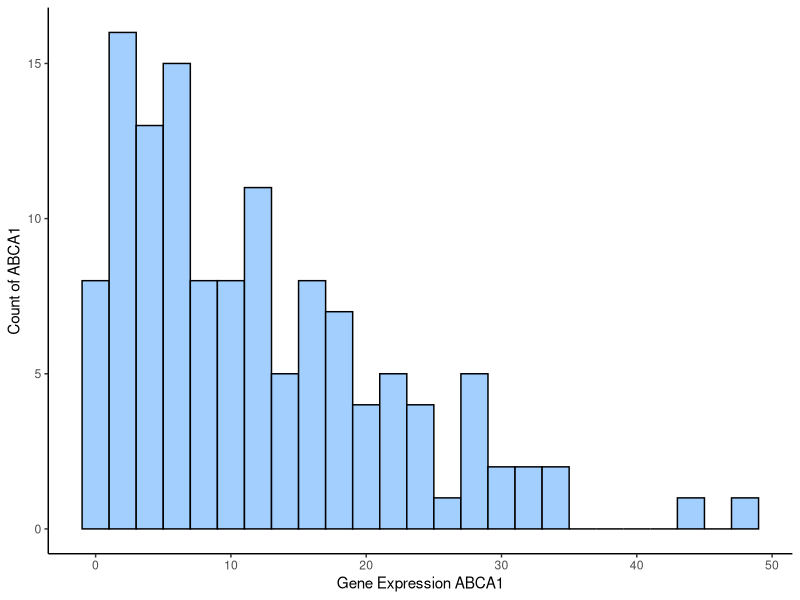
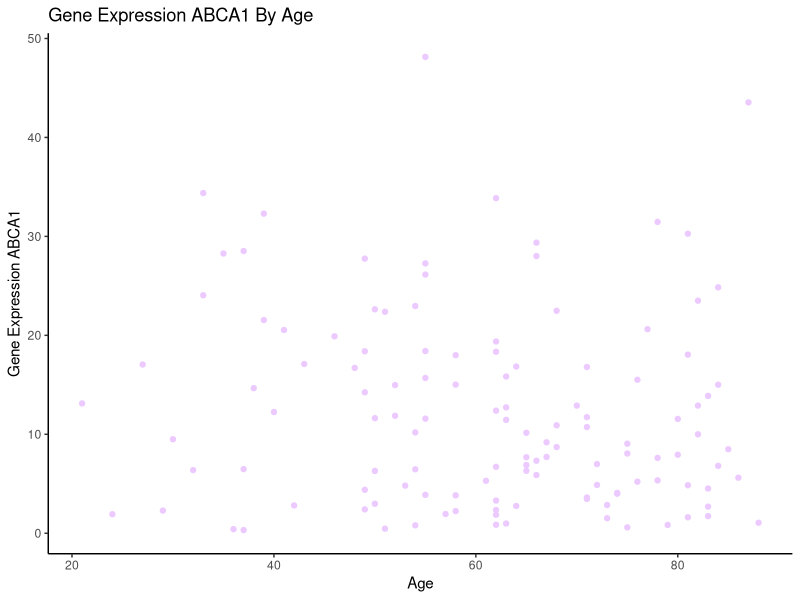
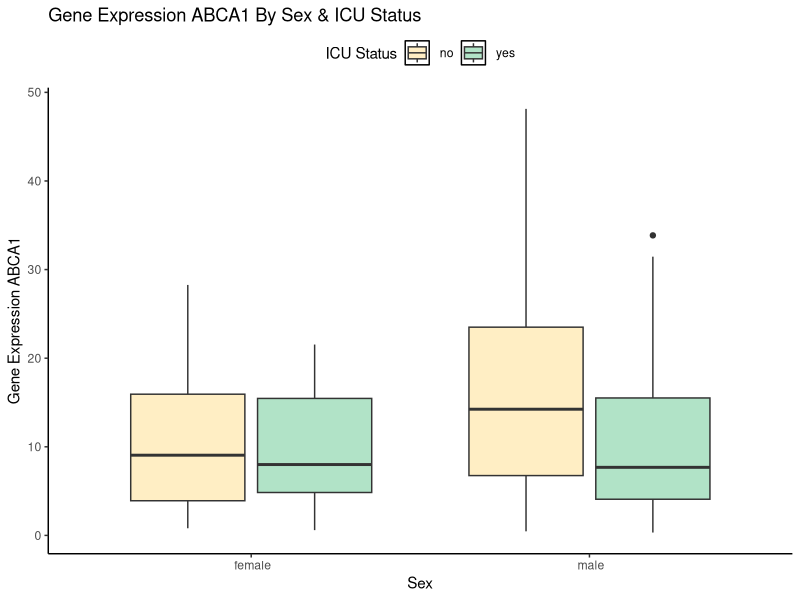

The R script that drew these images, in order:
## ---- chunk 1
#set working directory
setwd("/Users/li_li/desktop/103_Final_Project/Data")

#read in csv files
gene.exp <- read.csv("QBS103_finalProject_geneExpression.csv", row.names = 1)

meta.data <- read.csv("QBS103_finalProject_metadata.csv", row.names = 1)
## ---- chunk 2
#subset gene expression ABCA1
gene.ABCA1 <- gene.exp['ABCA1', ]

#transform rows to columns 
gene.ABCA1 <- as.data.frame(t(gene.ABCA1))
head(gene.ABCA1)
## ---- chunk 3
#column bind two data frames
ABCA1.gene.exp.meta <- cbind(gene.ABCA1,meta.data)
head(ABCA1.gene.exp.meta, 1)
## ---- chunk 4
#convert age to an integer
ABCA1.gene.exp.meta$age <- as.integer(ABCA1.gene.exp.meta$age) 
head(ABCA1.gene.exp.meta, 1)
## ---- chunk 5
#creating histogram for gene expression

#load the required package
library(ggplot2)

#define color palette
my_palette1 <- c("#A2CFFE") # Choose any colors you like

#create theme
newBlankTheme <- theme(# Remove all the extra borders and grid lines
        panel.border = element_blank(), panel.grid.major = element_blank(),
        panel.grid.minor = element_blank(), 
        # Define my axis
        axis.line = element_line(colour = "black", linewidth = rel(1)),
        # Set plot background
        plot.background = element_rect(fill = "white"),
        panel.background = element_blank(),
        legend.key = element_rect(fill = 'white'), 
        # Move legend
        legend.position = 'top')

#create histogram
ggplot(ABCA1.gene.exp.meta, aes(x=ABCA1.gene.exp.meta$ABCA1)) + 
  geom_histogram(binwidth = 2, fill = my_palette1, col="black") +
  labs(x = 'Gene Expression ABCA1',y = 'Count of ABCA1') +
  newBlankTheme 

## ---- chunk 6
#create scatterplot for gene expression and age 

#define color palette
my_palette2 <- c("#ECCAFF") # Choose any colors you like

#create scatterplot
ggplot(ABCA1.gene.exp.meta,aes(x=ABCA1.gene.exp.meta$age,y=ABCA1.gene.exp.meta$ABCA1)) + 
  geom_point(color=my_palette2) + 
  labs(x = "Age", y = "Gene Expression ABCA1", title = "Gene Expression ABCA1 By Age") +
  newBlankTheme
## ---- chunk 7
#create boxplot for gene expression separated by sex and icu status

#load the required package
library(dplyr)

#define color palette
my_palette3 <- c("#FFEEC4","#B1E3C7") # Choose any colors you like


#create a new data frame to filter the unknown in sex
filtered_sex <- ABCA1.gene.exp.meta %>% 
  filter(!grepl('unknown', sex)) 

#plot new data frame to create box plot
ggplot(filtered_sex, aes(x=filtered_sex$sex, y=filtered_sex$ABCA1, fill=filtered_sex$icu_status)) +
  geom_boxplot() +
  scale_fill_manual(values = my_palette3) +
  labs(x = "Sex",
       y = "Gene Expression ABCA1",
       fill = "ICU Status",
       title = "Gene Expression ABCA1 By Sex & ICU Status") + 
  newBlankTheme
  
